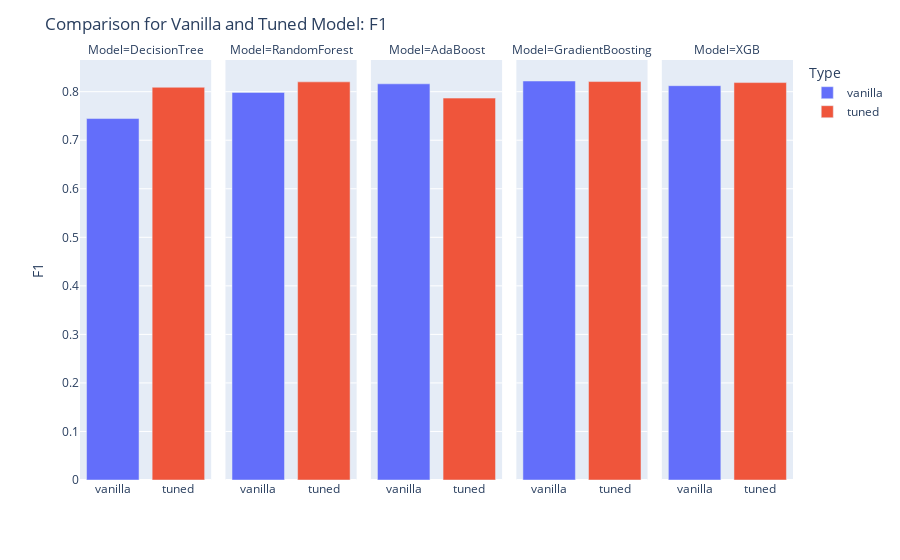

Notebook source saved alongside this figure:
### Code cell
plot_result("F1")

### Figure 1 — Plotly figure (JSON) as saved in the notebook; plotly's stock layout.template omitted (floating-point values rounded to 4 significant figures)
{"data": [{"alignmentgroup": "True", "hovertemplate": "Type=%{x}<br>Model=DecisionTree<br>F1=%{y}<extra></extra>", "legendgroup": "vanilla", "marker": {"color": "#636efa", "pattern": {"shape": ""}}, "name": "vanilla", "offsetgroup": "vanilla", "orientation": "v", "showlegend": true, "textposition": "auto", "type": "bar", "x": ["vanilla"], "xaxis": "x", "y": [0.7446], "yaxis": "y"}, {"alignmentgroup": "True", "hovertemplate": "Type=%{x}<br>Model=RandomForest<br>F1=%{y}<extra></extra>", "legendgroup": "vanilla", "marker": {"color": "#636efa", "pattern": {"shape": ""}}, "name": "vanilla", "offsetgroup": "vanilla", "orientation": "v", "showlegend": false, "textposition": "auto", "type": "bar", "x": ["vanilla"], "xaxis": "x2", "y": [0.7985], "yaxis": "y2"}, {"alignmentgroup": "True", "hovertemplate": "Type=%{x}<br>Model=AdaBoost<br>F1=%{y}<extra></extra>", "legendgroup": "vanilla", "marker": {"color": "#636efa", "pattern": {"shape": ""}}, "name": "vanilla", "offsetgroup": "vanilla", "orientation": "v", "showlegend": false, "textposition": "auto", "type": "bar", "x": ["vanilla"], "xaxis": "x3", "y": [0.8162], "yaxis": "y3"}, {"alignmentgroup": "True", "hovertemplate": "Type=%{x}<br>Model=GradientBoosting<br>F1=%{y}<extra></extra>", "legendgroup": "vanilla", "marker": {"color": "#636efa", "pattern": {"shape": ""}}, "name": "vanilla", "offsetgroup": "vanilla", "orientation": "v", "showlegend": false, "textposition": "auto", "type": "bar", "x": ["vanilla"], "xaxis": "x4", "y": [0.822], "yaxis": "y4"}, {"alignmentgroup": "True", "hovertemplate": "Type=%{x}<br>Model=XGB<br>F1=%{y}<extra></extra>", "legendgroup": "vanilla", "marker": {"color": "#636efa", "pattern": {"shape": ""}}, "name": "vanilla", "offsetgroup": "vanilla", "orientation": "v", "showlegend": false, "textposition": "auto", "type": "bar", "x": ["vanilla"], "xaxis": "x5", "y": [0.8124], "yaxis": "y5"}, {"alignmentgroup": "True", "hovertemplate": "Type=%{x}<br>Model=DecisionTree<br>F1=%{y}<extra></extra>", "legendgroup": "tuned", "marker": {"color": "#EF553B", "pattern": {"shape": ""}}, "name": "tuned", "offsetgroup": "tuned", "orientation": "v", "showlegend": true, "textposition": "auto", "type": "bar", "x": ["tuned"], "xaxis": "x", "y": [0.8091], "yaxis": "y"}, {"alignmentgroup": "True", "hovertemplate": "Type=%{x}<br>Model=RandomForest<br>F1=%{y}<extra></extra>", "legendgroup": "tuned", "marker": {"color": "#EF553B", "pattern": {"shape": ""}}, "name": "tuned", "offsetgroup": "tuned", "orientation": "v", "showlegend": false, "textposition": "auto", "type": "bar", "x": ["tuned"], "xaxis": "x2", "y": [0.8202], "yaxis": "y2"}, {"alignmentgroup": "True", "hovertemplate": "Type=%{x}<br>Model=AdaBoost<br>F1=%{y}<extra></extra>", "legendgroup": "tuned", "marker": {"color": "#EF553B", "pattern": {"shape": ""}}, "name": "tuned", "offsetgroup": "tuned", "orientation": "v", "showlegend": false, "textposition": "auto", "type": "bar", "x": ["tuned"], "xaxis": "x3", "y": [0.7868], "yaxis": "y3"}, {"alignmentgroup": "True", "hovertemplate": "Type=%{x}<br>Model=GradientBoosting<br>F1=%{y}<extra></extra>", "legendgroup": "tuned", "marker": {"color": "#EF553B", "pattern": {"shape": ""}}, "name": "tuned", "offsetgroup": "tuned", "orientation": "v", "showlegend": false, "textposition": "auto", "type": "bar", "x": ["tuned"], "xaxis": "x4", "y": [0.8208], "yaxis": "y4"}, {"alignmentgroup": "True", "hovertemplate": "Type=%{x}<br>Model=XGB<br>F1=%{y}<extra></extra>", "legendgroup": "tuned", "marker": {"color": "#EF553B", "pattern": {"shape": ""}}, "name": "tuned", "offsetgroup": "tuned", "orientation": "v", "showlegend": false, "textposition": "auto", "type": "bar", "x": ["tuned"], "xaxis": "x5", "y": [0.8187], "yaxis": "y5"}], "layout": {"annotations": [{"font": {}, "showarrow": false, "text": "Model=DecisionTree", "x": 0.092, "xanchor": "center", "xref": "paper", "y": 1, "yanchor": "bottom", "yref": "paper"}, {"font": {}, "showarrow": false, "text": "Model=RandomForest", "x": 0.296, "xanchor": "center", "xref": "paper", "y": 1, "yanchor": "bottom", "yref": "paper"}, {"font": {}, "showarrow": false, "text": "Model=AdaBoost", "x": 0.5, "xanchor": "center", "xref": "paper", "y": 1, "yanchor": "bottom", "yref": "paper"}, {"font": {}, "showarrow": false, "text": "Model=GradientBoosting", "x": 0.704, "xanchor": "center", "xref": "paper", "y": 1, "yanchor": "bottom", "yref": "paper"}, {"font": {}, "showarrow": false, "text": "Model=XGB", "x": 0.908, "xanchor": "center", "xref": "paper", "y": 1, "yanchor": "bottom", "yref": "paper"}], "barmode": "relative", "legend": {"title": {"text": "Type"}, "tracegroupgap": 0}, "margin": {"t": 60}, "title": {"text": "Comparison for Vanilla and Tuned Model: F1"}, "xaxis": {"anchor": "y", "categoryarray": ["vanilla", "tuned"], "categoryorder": "array", "domain": [0, 0.184], "title": {"text": ""}}, "xaxis2": {"anchor": "y2", "categoryarray": ["vanilla", "tuned"], "categoryorder": "array", "domain": [0.204, 0.388], "matches": "x", "title": {"text": ""}}, "xaxis3": {"anchor": "y3", "categoryarray": ["vanilla", "tuned"], "categoryorder": "array", "domain": [0.408, 0.592], "matches": "x", "title": {"text": ""}}, "xaxis4": {"anchor": "y4", "categoryarray": ["vanilla", "tuned"], "categoryorder": "array", "domain": [0.612, 0.796], "matches": "x", "title": {"text": ""}}, "xaxis5": {"anchor": "y5", "categoryarray": ["vanilla", "tuned"], "categoryorder": "array", "domain": [0.816, 1], "matches": "x", "title": {"text": ""}}, "yaxis": {"anchor": "x", "domain": [0, 1], "title": {"text": "F1"}}, "yaxis2": {"anchor": "x2", "domain": [0, 1], "matches": "y", "showticklabels": false}, "yaxis3": {"anchor": "x3", "domain": [0, 1], "matches": "y", "showticklabels": false}, "yaxis4": {"anchor": "x4", "domain": [0, 1], "matches": "y", "showticklabels": false}, "yaxis5": {"anchor": "x5", "domain": [0, 1], "matches": "y", "showticklabels": false}}}
